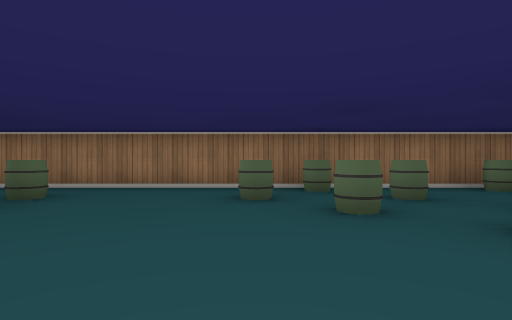
view 1 (above)

24 first-person views from a walk through a cub3D level. The camera is about half as high as the walls, looks level and sees 80° across. The floor is counted in squares. Each view is taken from the middle of a square. On the plan, view 1 faces up. The plan holds only what a view shows up to about 9 squares ahead; the rest is blank.

view 2
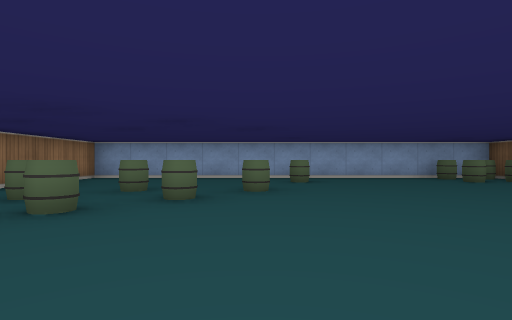

view 3
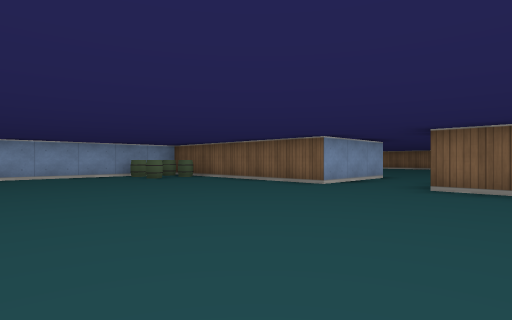

view 4
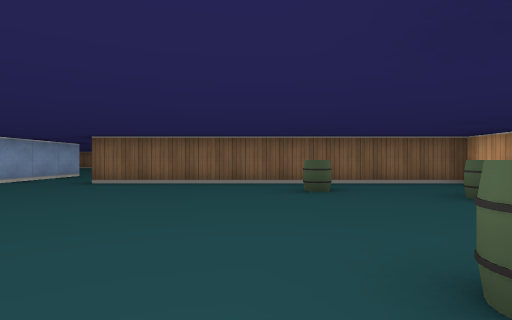

view 5
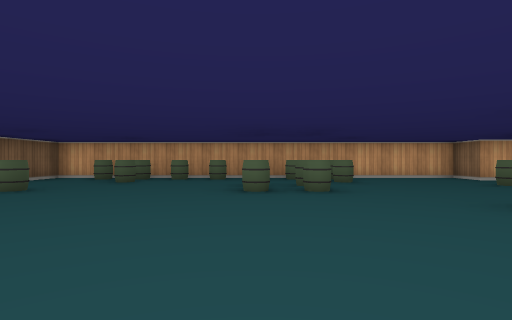

view 6
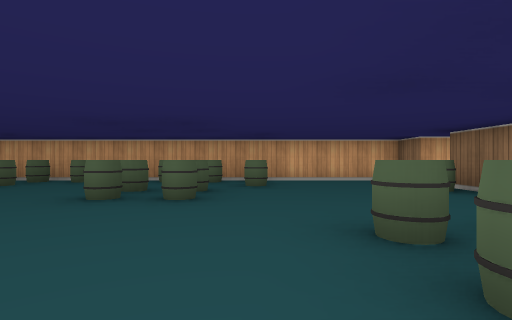

view 7
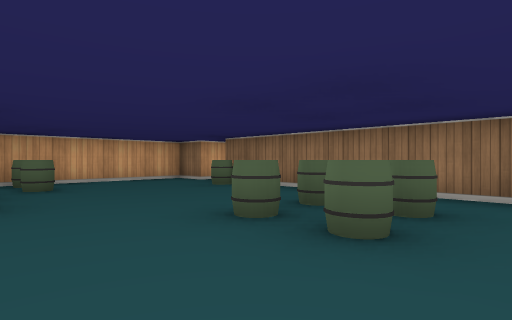

view 8
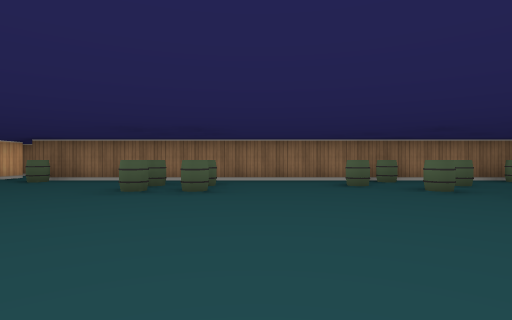

view 9
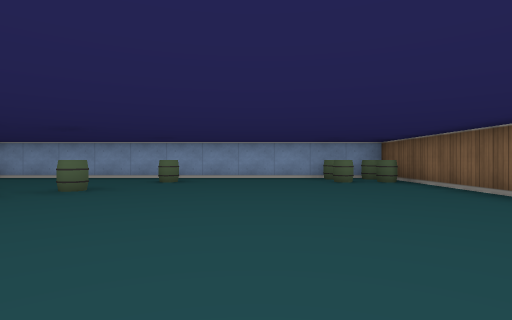

view 10
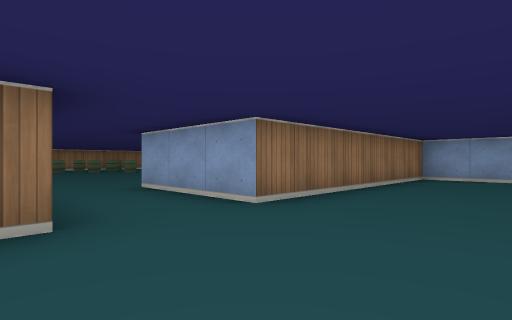

view 11
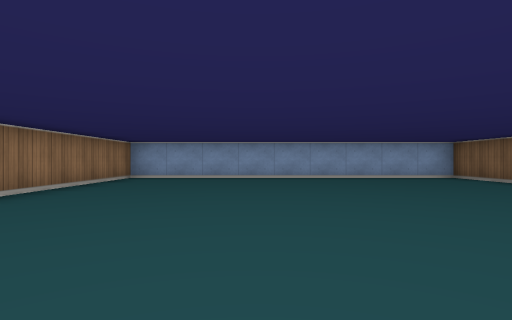

view 12
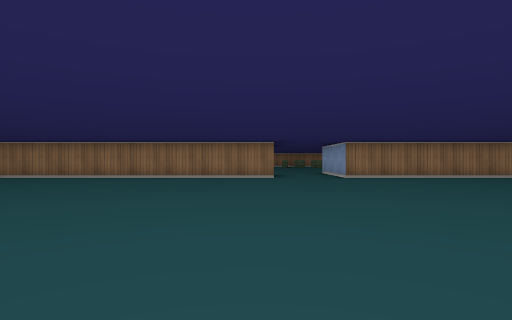

view 13
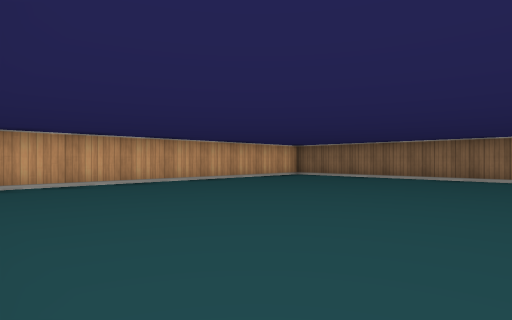

view 14
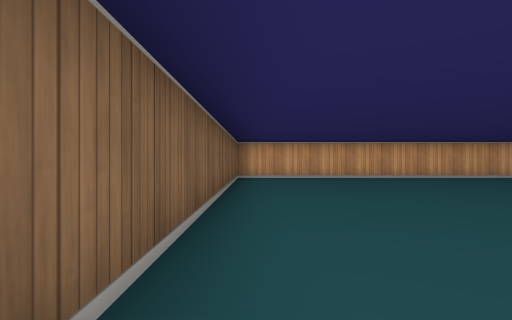

view 15
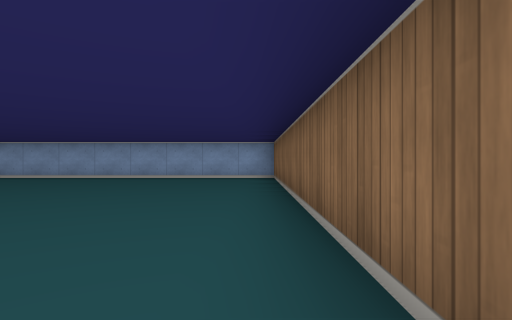

view 16
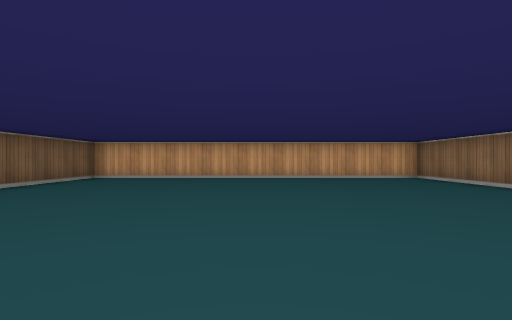

view 17
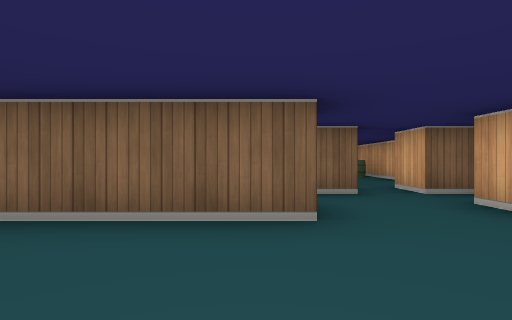

view 18
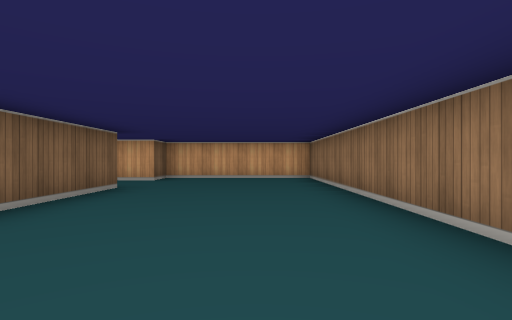

view 19
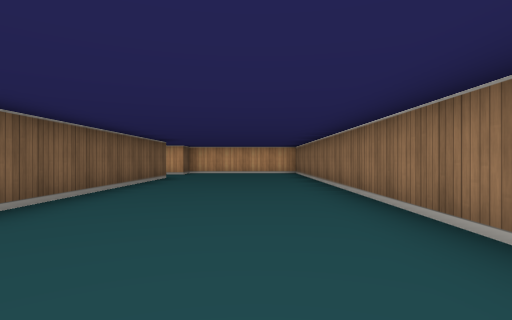

view 20
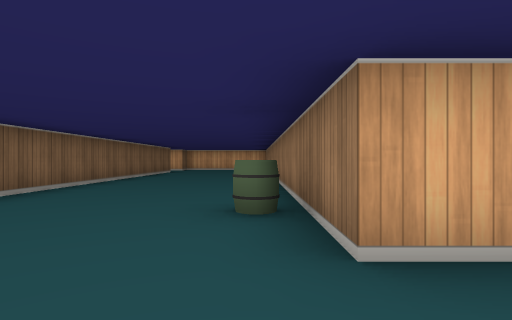

view 21
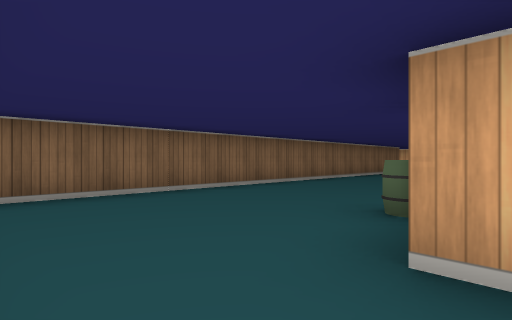

view 22
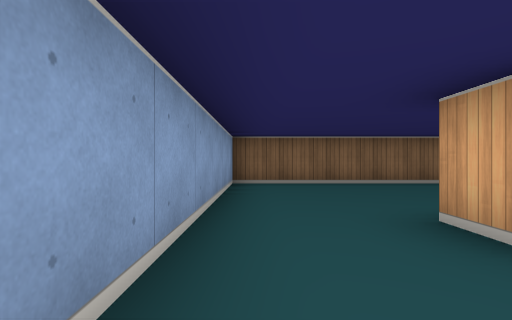

view 23
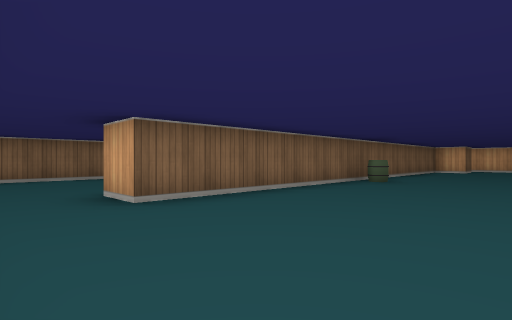

view 24
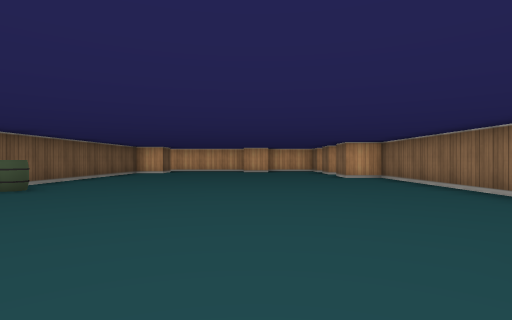

### Floor plan
Points are (right, up) in squares from view 1. A wall is a line through its corners. A room is listed if a view was taken in it or the views show most of it. See-through windows are left out.
Room 1 (views 1, 2, 3, 4, 5, 6, 7, 8, 9)
walls: (0.5, -8.5) (0.5, -5.5) (6.5, -5.5) (6.5, 5.5) (-7.5, 5.5); (-8.5, 6.5) (-8.5, 5.5) (-9.5, 5.5) (-9.5, -5.5) (-1.5, -5.5)
ways out: opening at (-0.5, -9) to room 2; opening at (-8, 6)
objects: barrel (-9, -4); barrel (-9, -3); barrel (-9, -2); barrel (-9, -1); other object (-9, 0); barrel (-9, 1); barrel (-9, 2); barrel (-8, -3); barrel (-8, 2); barrel (-7, 0); barrel (-7, 1); barrel (-7, 5); barrel (-6, -4); barrel (-6, 0); barrel (-6, 1); barrel (-4, 3); barrel (-4, 4); barrel (-3, 3); barrel (-3, 4); barrel (0, 4); barrel (1, 3); barrel (1, 5); barrel (2, 2); barrel (2, 4); barrel (3, 1); barrel (3, 3); barrel (4, 5); barrel (5, -5); barrel (5, -4); barrel (5, 0); barrel (6, -5); barrel (6, -4)
Room 2 (views 10, 11, 12, 13, 14, 15, 16)
walls: (-1.5, -8.5) (-9.5, -8.5) (-9.5, -17.5) (6.5, -17.5) (6.5, -8.5) (0.5, -8.5)
ways out: opening at (-0.5, -9) to room 1
Room 3 (views 17, 18, 19, 20, 21)
walls: (-6.5, 8.5) (6.5, 8.5) (6.5, 13.5); (4.5, 13.5) (4.5, 12.5) (-9.5, 12.5) (-9.5, 8.5) (-8.5, 8.5) (-8.5, 7.5)
ways out: opening at (5.5, 13) to room 4; opening at (-7.5, 8)
objects: barrel (3, 12)
Room 4 (views 22, 23, 24)
walls: (-0.1, 21.5) (-4.5, 21.5) (-4.5, 20.5) (-5, 20.5); (-5, 13.5) (4.5, 13.5); (6.5, 13.5) (6.5, 14.5)
ways out: opening at (5.5, 13) to room 3
objects: barrel (-1, 14)

Positions as (right, up) in squares from view 1, and headings:
1: (0, 0), facing up
2: (-2, 1), facing right
3: (-3, 0), facing down-right
4: (-5, 1), facing down
5: (-1, 0), facing left
6: (-2, 2), facing left
7: (-2, 1), facing up-left
8: (-2, -2), facing up
9: (-2, -2), facing right
10: (-2, -11), facing up-right
11: (-2, -12), facing right
12: (-2, -17), facing up
13: (-3, -17), facing up-left
14: (-1, -17), facing left
15: (-2, -17), facing right
16: (-1, -13), facing left
17: (-6, 11), facing down
18: (-1, 11), facing left
19: (2, 11), facing left
20: (6, 12), facing left
21: (6, 13), facing down-left
22: (6, 15), facing down
23: (6, 17), facing down-left
24: (4, 18), facing left
